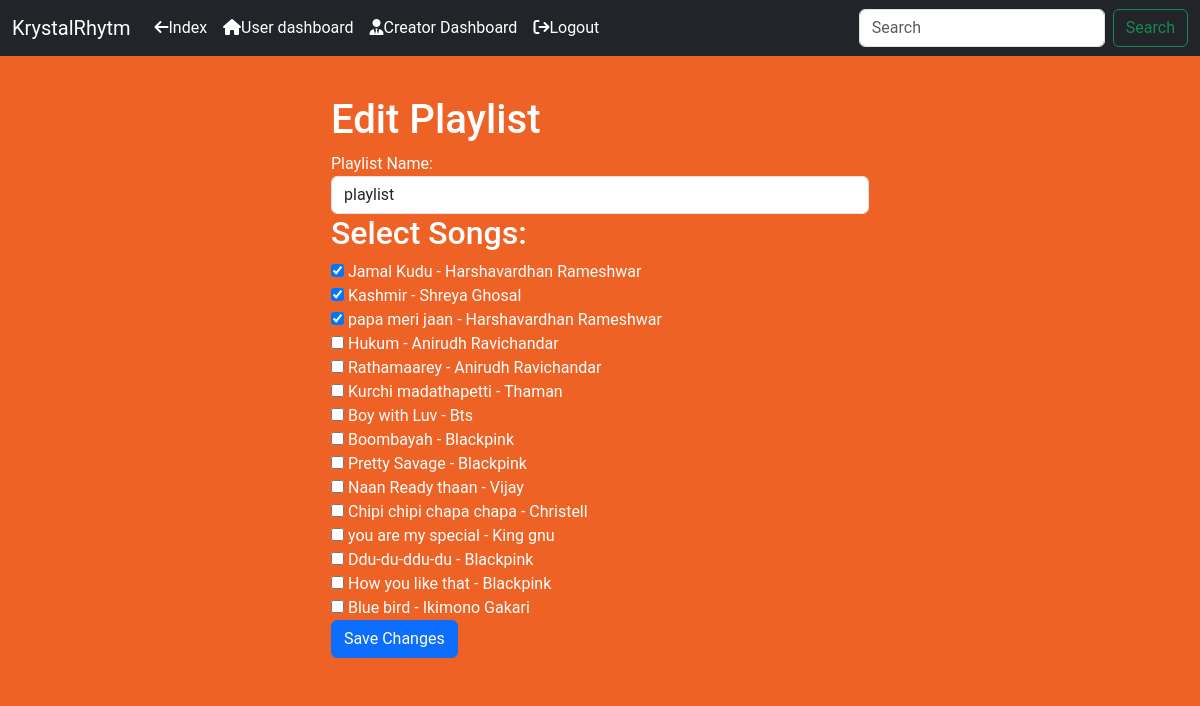
The page /edit_playlist/1 (signed in) on the database its author committed.
### models.py (models this page shows)
class Playlist(db.Model):
    __tablename__ = 'playlist'
    id = db.Column(db.Integer, primary_key=True)
    author = db.Column(db.Integer, db.ForeignKey('user.id'), nullable=False)
    songs = db.relationship('Songs', secondary=playlist, backref='playlist')
    playlist_name = db.Column(db.String,nullable=False)

class Songs(db.Model):
    __tablename__ = 'songs'
    id = db.Column(db.Integer, primary_key=True)
    song_name = db.Column(db.String(64), nullable=False)
    artist_name = db.Column(db.String(64), nullable=False)
    album_id = db.Column(db.Integer, db.ForeignKey('album.id'), nullable=False)
    user_id = db.Column(db.Integer, db.ForeignKey('user.id'), nullable=False)
    audio_data = db.Column(db.String)
    ratings = db.Column(db.Integer)
    genre = db.Column(db.String(64), nullable=False)
    lyrics = db.Column(db.String, nullable=False)
    flagged= db.Column(db.Boolean, default=False)
    album = db.relationship('Album', backref='songs')
    duration = db.Column(db.String, nullable=False)
    users_rated_count = db.Column(db.Integer, default=0)
    average_ratings = db.Column(db.Float, default=0.0)
    image_data = db.Column(db.String)

### app.py (the view, shortened to what this page needs)
@app.route('/edit_playlist/<int:playlist_id>', methods=['GET', 'POST'])
@login_required
def edit_playlist(playlist_id):
    playlist = Playlist.query.get_or_404(playlist_id)
    all_songs = Songs.query.all()
    return render_template('edit_playlist.html', user=current_user, playlist=playlist, all_songs=all_songs)

### app.py (called while the page is built)
@login_manager.user_loader
def load_user(user_id):
    return User.query.get(int(user_id))

### templates/edit_playlist.html (shortened to what this page needs)
{% extends "layout.html" %}  {% block content %}
<div class="row">
  <div class="col-md-6 offset-md-3">
    <h1>Edit Playlist</h1>
    <form
      method="post"
      action="{{ url_for('edit_playlist', playlist_id=playlist.id) }}"
    >
      <div class="form-group">
        <label for="playlist_name">Playlist Name:</label>
        <input
          type="text"
          class="form-control"
          id="playlist_name"
          name="playlist_name"
          value="{{ playlist.playlist_name }}"
          required
        />
      </div>
      <h2>Select Songs:</h2>
      {% for song in all_songs %}
      <label>
        <input
          type="checkbox"
          name="selected_songs"
          value="{{ song.song_name }}"
          {%
          if
          song
          in
          playlist.songs
          %}
          checked
          {%
          endif
          %}
        />
        {{ song.song_name }} - {{ song.artist_name }} </label
      ><br />
      {% endfor %}
      <button type="submit" class="btn btn-primary">Save Changes</button>
    </form>
  </div>
</div>
{% endblock %}

### static/style.css (style rules this page uses)
.row { background-color: #ef6225; }

### templates/layout.html (style rules this page uses)
body { margin: 0; padding: 0; background-color: #ef6225; font-family: "Roboto", sans-serif; color: white; }

### rows shown on the page
Playlist: playlist_name "playlist"
Songs: song_name "Jamal Kudu", artist_name "Harshavardhan Rameshwar"
Songs: song_name "Kashmir", artist_name "Shreya Ghosal"
Songs: song_name "papa meri jaan", artist_name "Harshavardhan Rameshwar"
Songs: song_name "Hukum", artist_name "Anirudh Ravichandar"
Songs: song_name "Rathamaarey", artist_name "Anirudh Ravichandar"
Songs: song_name "Kurchi madathapetti", artist_name "Thaman"
Songs: song_name "Boy with Luv", artist_name "Bts"
Songs: song_name "Boombayah", artist_name "Blackpink"
Songs: song_name "Pretty Savage", artist_name "Blackpink"
Songs: song_name "Naan Ready thaan", artist_name "Vijay"
Songs: song_name "Chipi chipi chapa chapa", artist_name "Christell"
Songs: song_name "you are my special", artist_name "King gnu"
Songs: song_name "Ddu-du-ddu-du", artist_name "Blackpink"
Songs: song_name "How you like that", artist_name "Blackpink"
Songs: song_name "Blue bird", artist_name "Ikimono Gakari"
